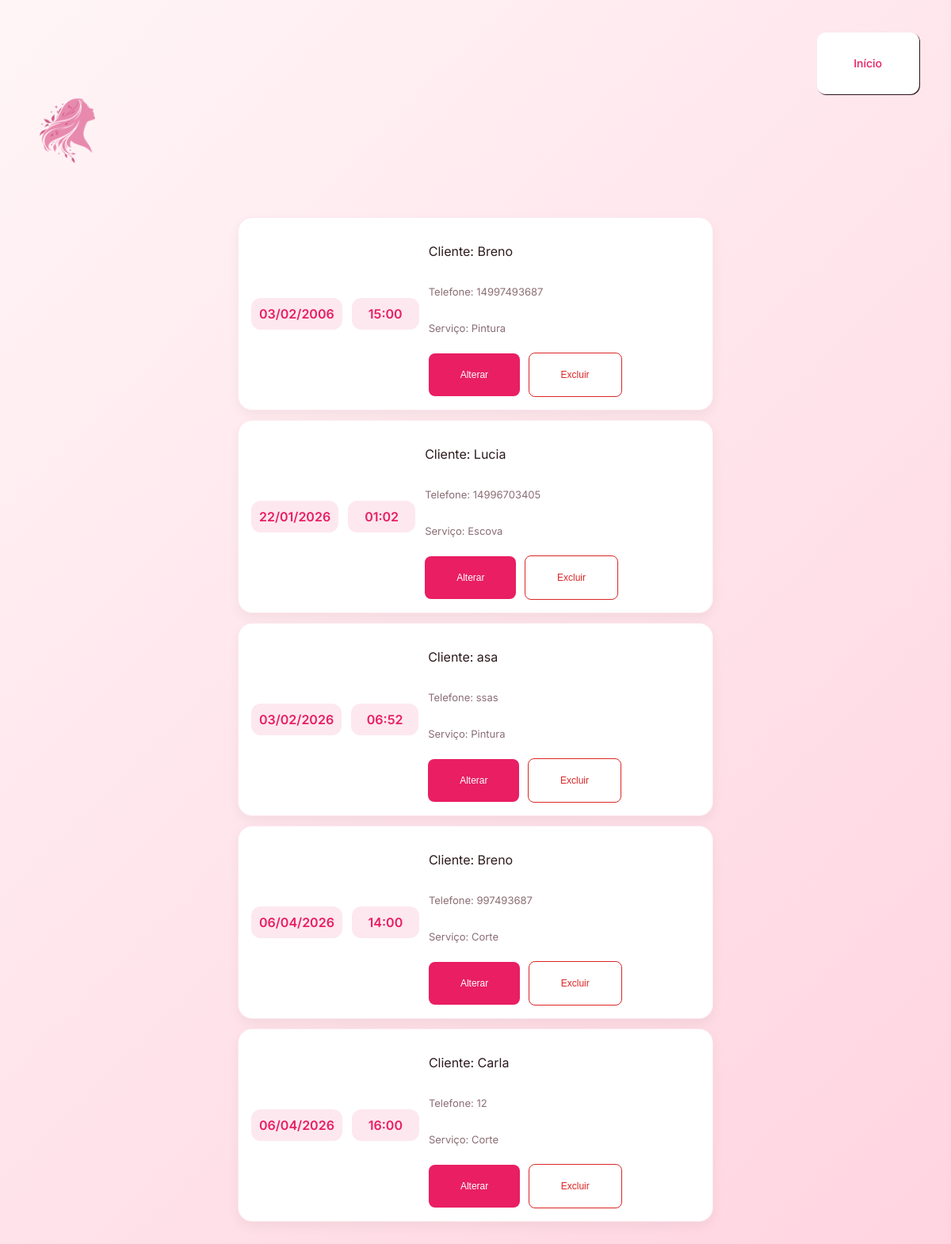
The app's page /agenda, older data.
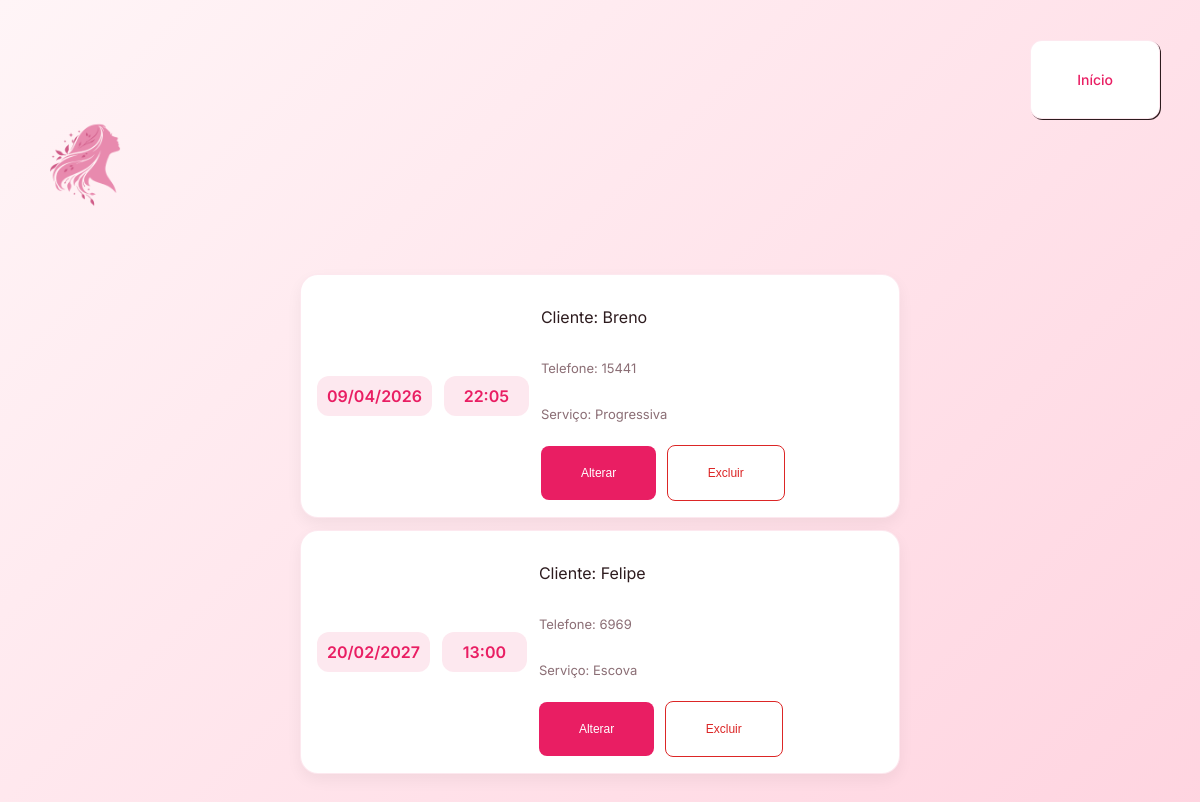
The same page, newer data.
### tables this page shows
CREATE TABLE agendamentos (
        id INTEGER PRIMARY KEY AUTOINCREMENT,
        cliente_id INTEGER NOT NULL,
        servico_id INTEGER NOT NULL,
        data_hora_inicio TEXT NOT NULL,
        data_hora_fim TEXT NOT NULL,
        
        FOREIGN KEY (cliente_id) REFERENCES clientes(id),
        FOREIGN KEY (servico_id) REFERENCES servicos(id)
    );

CREATE TABLE clientes (
        id INTEGER PRIMARY KEY AUTOINCREMENT,
        nome TEXT NOT NULL,
        telefone TEXT NOT NULL
    );

CREATE TABLE servicos (
        id INTEGER PRIMARY KEY AUTOINCREMENT,
        nome TEXT NOT NULL,
        tempo_minutos INTEGER NOT NULL
    );

### Kurly.py (the view)
@app.route('/agenda')
def lista():
    cursor.execute("""
        SELECT
            ag.id,
            ag.data_hora_inicio,
            c.nome,
            c.telefone,
            s.nome
        FROM agendamentos ag
        JOIN clientes c ON ag.cliente_id = c.id
        JOIN servicos s ON ag.servico_id = s.id
        ORDER BY ag.data_hora_inicio
    """) #Pego o id, o dia e a hora de inicio, o nome, o telefone e o nome do serviço para mostrar no front end
    dados = cursor.fetchall()
    return render_template("lista.html", agendamentos=dados) #Mando pro html em uma lista (lista dados)

### templates/lista.html (shortened to what this page needs)
<!DOCTYPE html>
<html lang="pt-br">
<head>
    <link rel="stylesheet" href="{{ url_for('static', filename='style-lista.css') }}">
</head>
<body>
        <header id="cabecalhoInicial">
            <div class="opcoesIniciais">
                <a href="/">
                    <img src="{{ url_for('static', filename='logo.png') }}" alt="Logo Kurly">
                </a>
                <a href="/" class="inicio">Início</a>
            </div>
        </header>
        <div class="lista-agendamentos">
            {% for ag in agendamentos %}
            <div class="item-agendamento">
                <div class="data">
                    <span class="dia">{{ ag[1][8:10] }}/{{ ag[1][5:7] }}/</span>
                    <span class="ano">{{ ag[1][0:4] }}</span>
                </div>
                <div class="data">
                    <span class="hora">{{ ag[1][11:16] }}</span>
                </div>
                <div class="conteudo">
                    <p class="nome">
                        Cliente: <span>{{ ag[2] }}</span>
                    </p>
                    <p class="servico">
                        Telefone: <span>{{ ag[3] }}</span>
                    </p>
                    <p class="telefone">
                        Serviço: <span>{{ ag[4] }}</span>
                    </p>
                    <div class="acoes">
                        <a href="/editar/{{ ag[0] }}"><button id="alterar">Alterar</button></a>
                        <button onclick="confirmarExclusao('{{ ag[0] }}')" id="excluir">Excluir</button>
                    </div>
                </div>
            </div>
            {% endfor %}
        </div>
</body>
</html>

Row changes from the older to the newer data that the page shows:
removed agendamentos: data_hora_inicio "03", data_hora_inicio "02", data_hora_inicio "2006", data_hora_inicio "15:00", nome "Breno", telefone "14997493687", nome "Pintura"
removed agendamentos: data_hora_inicio "22", data_hora_inicio "01", data_hora_inicio "2026", data_hora_inicio "01:02", nome "Lucia", telefone "14996703405", nome "Escova"
removed agendamentos: data_hora_inicio "03", data_hora_inicio "02", data_hora_inicio "2026", data_hora_inicio "06:52", nome "asa", telefone "ssas", nome "Pintura"
removed agendamentos: data_hora_inicio "06", data_hora_inicio "04", data_hora_inicio "2026", data_hora_inicio "14:00", nome "Breno", telefone "997493687", nome "Corte"
removed agendamentos: data_hora_inicio "06", data_hora_inicio "04", data_hora_inicio "2026", data_hora_inicio "16:00", nome "Carla", telefone "12", nome "Corte"
added agendamentos: data_hora_inicio "09", data_hora_inicio "04", data_hora_inicio "2026", data_hora_inicio "22:05", nome "Breno", telefone "15441", nome "Progressiva"
added agendamentos: data_hora_inicio "20", data_hora_inicio "02", data_hora_inicio "2027", data_hora_inicio "13:00", nome "Felipe", telefone "6969", nome "Escova"
